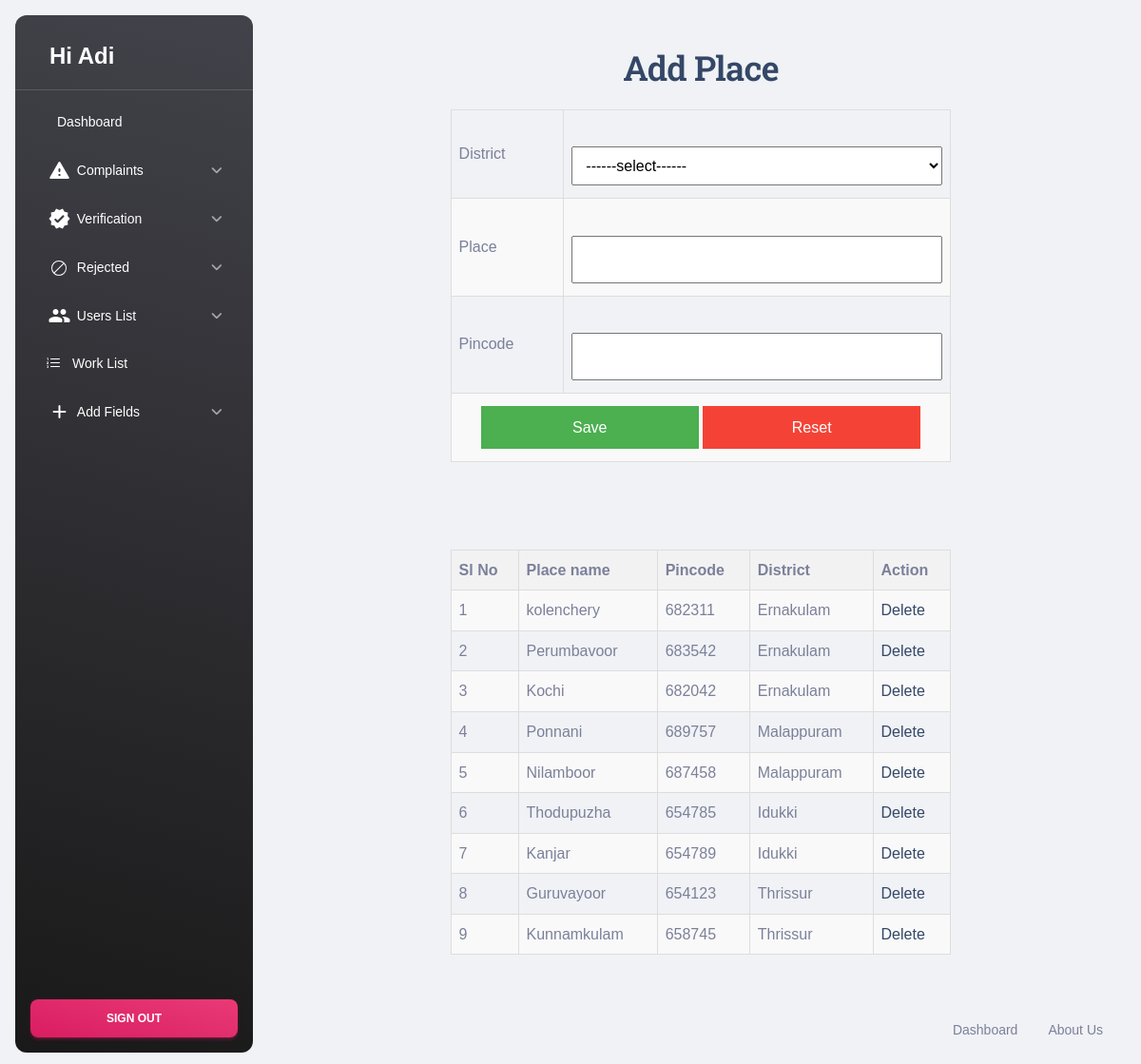
/Admin/Place.php (signed in), run on the app's committed database.
### tables this page shows
CREATE TABLE `tbl_place` (
  `place_id` int(11) NOT NULL,
  `place_name` varchar(50) NOT NULL,
  `place_pincode` int(11) NOT NULL,
  `district_id` int(11) NOT NULL
);

CREATE TABLE `tbl_district` (
  `district_id` int(11) NOT NULL,
  `district_name` varchar(50) NOT NULL
);

### Admin/Place.php (the view, shortened to what this page needs)
<?php
include('Header.php');
?>
<!DOCTYPE html PUBLIC "-//W3C//DTD XHTML 1.0 Transitional//EN" "http://www.w3.org/TR/xhtml1/DTD/xhtml1-transitional.dtd">
<html xmlns="http://www.w3.org/1999/xhtml">
<head>
</head>
<body>
  <form id="form1" name="form1" method="post" action="">
    <h2 align="center">Add Place</h2>
    <table>
      <tr>
        <td>District</td>
        <td>
          <select name="seldistrict" id="seldistrict">
            <option value="select">------select------</option>
          </select>
        </td>
      </tr>
      <tr>
        <td>Place</td>
        <td>
          <input type="text" name="txt_place" id="txt_place" />
        </td>
      </tr>
      <tr>
        <td>Pincode</td>
        <td>
          <input type="text" name="txt_pincode" id="txt_pincode" />
        </td>
      </tr>
      <tr>
        <td colspan="2" class="center">
          <input type="submit" name="btn_save" id="btn_save" value="Save" />
          <input type="reset" name="btn_cancel" id="btn_cancel" value="Reset" />
        </td>
      </tr>
    </table>
    <br><br>
    <table>
      <tr>
        <th>Sl No</th>
        <th>Place name</th>
        <th>Pincode</th>
        <th>District</th>
        <th>Action</th>
      </tr>
      <?php
      $selqry = "select * from tbl_place p inner join tbl_district d on p.district_id=d.district_id";
      $place = $con->query($selqry);
      $i = 0;
      while ($data = $place->fetch_assoc()) {
        $i++;
      ?>
        <tr>
          <td><?php echo $i ?></td>
          <td><?php echo $data['place_name'] ?></td>
          <td><?php echo $data['place_pincode'] ?></td>
          <td><?php echo $data['district_name'] ?></td>
          <td><a href="Place.php?did=<?php echo $data['place_id']; ?>">Delete</a></td>
        </tr>
      <?php
      }
      ?>
    </table>
  </form>
</body>
<?php
include('Footer.php');
?>
</html>

### Admin/Place.php (style rules this page uses)
body { font-family: Arial, sans-serif; }
table { border-collapse: collapse; margin: 20px auto; width: 60%; }
table, th, td { border: 1px solid #ddd; padding: 8px; }
th { background-color: #f2f2f2; }
tr:nth-child(even) { background-color: #f9f9f9; }
td { text-align: left; }
select, input[type="text"], input[type="submit"], input[type="reset"] { width: 100%; padding: 10px; margin: 5px 0; box-sizing: border-box; }
input[type="submit"], input[type="reset"] { width: 45%; background-color: #4CAF50; color: white; border: none; cursor: pointer; }
input[type="reset"] { background-color: #f44336; }
.center { text-align: center; }

### data on the page
tbl_place: place_name "kolenchery", place_pincode "682311", district.district_name "Ernakulam"
tbl_place: place_name "Perumbavoor", place_pincode "683542", district.district_name "Ernakulam"
tbl_place: place_name "Kochi", place_pincode "682042", district.district_name "Ernakulam"
tbl_place: place_name "Ponnani", place_pincode "689757", district.district_name "Malappuram"
tbl_place: place_name "Nilamboor", place_pincode "687458", district.district_name "Malappuram"
tbl_place: place_name "Thodupuzha", place_pincode "654785", district.district_name "Idukki"
tbl_place: place_name "Kanjar", place_pincode "654789", district.district_name "Idukki"
tbl_place: place_name "Guruvayoor", place_pincode "654123", district.district_name "Thrissur"
tbl_place: place_name "Kunnamkulam", place_pincode "658745", district.district_name "Thrissur"

### other printed values
$_SESSION['aName'] "Adi"
